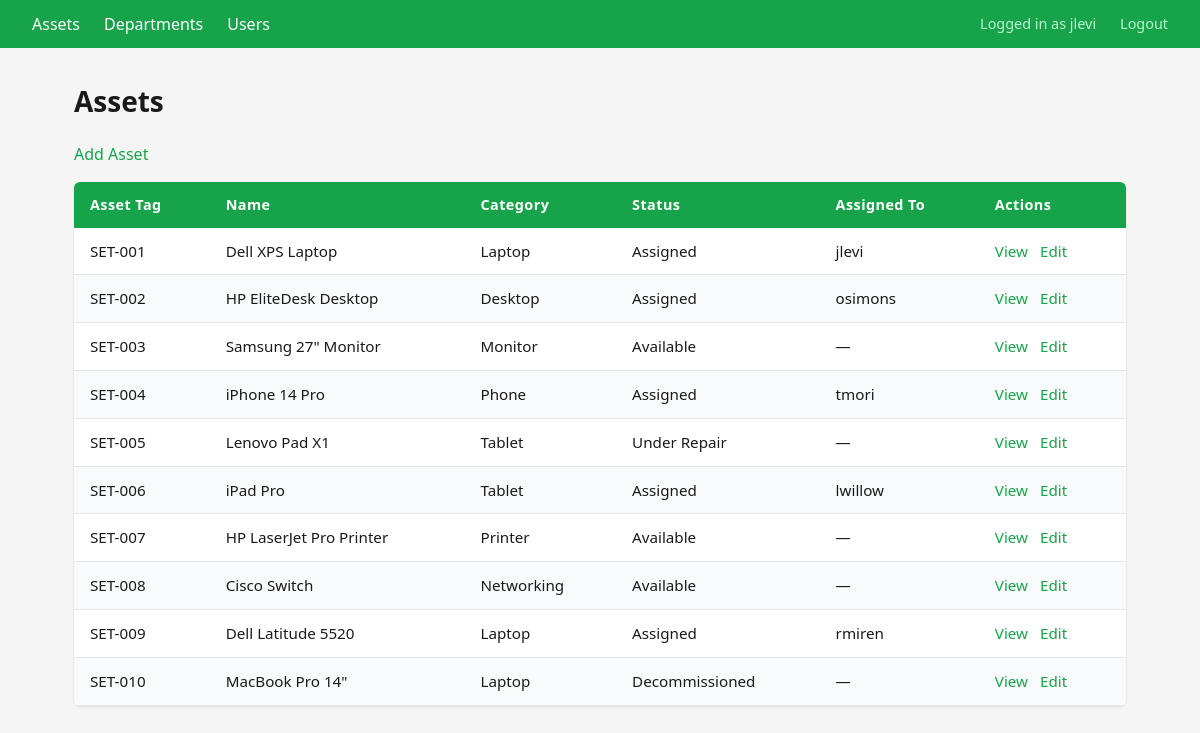
Screenshot of /assets/ (signed in) with the database file from the repository.
### tables this page shows
CREATE TABLE users (
    user_id       INTEGER PRIMARY KEY AUTOINCREMENT,
    username      TEXT NOT NULL UNIQUE,
    email         TEXT NOT NULL UNIQUE,
    password      TEXT NOT NULL,
    role          TEXT NOT NULL DEFAULT 'user' CHECK (role IN ('admin', 'user')),
    department_id INTEGER,                              -- FK to departments.department_id
    created_at    DATETIME DEFAULT CURRENT_TIMESTAMP,

    FOREIGN KEY (department_id) REFERENCES departments(department_id)
        ON DELETE SET NULL  -- If department is deleted, user becomes unassigned
);

CREATE TABLE assets (
    asset_id        INTEGER PRIMARY KEY AUTOINCREMENT,
    asset_tag       TEXT NOT NULL UNIQUE,
    name            TEXT NOT NULL,
    category        TEXT NOT NULL
                    CHECK(category IN (
                        'Laptop', 'Desktop', 'Monitor',
                        'Phone', 'Tablet', 'Printer',
                        'Networking', 'Other'
                    )),
    status          TEXT NOT NULL DEFAULT 'Available'
                    CHECK(status IN (
                        'Available', 'Assigned',
                        'Under Repair', 'Decommissioned'
                    )),
    assigned_to     INTEGER,                            -- FK to users.user_id
    purchase_date   DATE,
    warranty_expiry DATE,
    notes           TEXT,
    created_at      DATETIME DEFAULT CURRENT_TIMESTAMP,

    FOREIGN KEY (assigned_to) REFERENCES users(user_id)
        ON DELETE SET NULL  -- If user is deleted, asset becomes unassigned
);

### controllers/assets.py (the view)
@assets_bp.route('/')
@login_required
def index():
    db = get_db_connection()
    assets = db.execute('''
        SELECT assets.*, users.username AS assigned_username
        FROM assets
        LEFT JOIN users ON assets.assigned_to = users.user_id
        ORDER BY assets.asset_tag
    ''').fetchall()
    db.close()
    return render_template('assets/index.html', assets=assets)

### controllers/auth.py (called while the page is built)
def login_required(view):
    @functools.wraps(view)
    def wrapped_view(**kwargs):
        if 'user_id' not in session:
            return redirect(url_for('auth.login'))
        return view(**kwargs)
    return wrapped_view

### model.py (called while the page is built)
def get_db_connection():
    connection = sqlite3.connect(DATABASE)
    connection.row_factory = sqlite3.Row
    connection.execute("PRAGMA foreign_keys = ON")
    return connection

### templates/assets/index.html (shortened to what this page needs)
{% extends 'standard.html' %}
{% block content %}
<h1>Assets</h1>
<a href="{{ url_for('assets.add') }}">Add Asset</a>
<table>
    <thead>
        <tr>
            <th>Asset Tag</th>
            <th>Name</th>
            <th>Category</th>
            <th>Status</th>
            <th>Assigned To</th>
            <th>Actions</th>
        </tr>
    </thead>
    <tbody>
        {% for asset in assets %}
        <tr>
            <td>{{ asset['asset_tag'] }}</td>
            <td>{{ asset['name'] }}</td>
            <td>{{ asset['category'] }}</td>
            <td>{{ asset['status'] }}</td>
            <td>{{ asset['assigned_username'] or '—' }}</td>
            <td>
                <a href="{{ url_for('assets.view', asset_id=asset['asset_id']) }}">View</a>
                <a href="{{ url_for('assets.edit', asset_id=asset['asset_id']) }}">Edit</a>
            </td>
        </tr>
        {% endfor %}
    </tbody>
</table>
{% endblock %}

### templates/standard.html (shortened to what this page needs)
<!DOCTYPE html>
<html lang="en">
<head>
    <link rel="stylesheet" href="{{ url_for('static', filename='style.css') }}">
</head>
<body>
    {% if session.get('user_id') %}
    <nav>
        <a href="{{ url_for('assets.index') }}">Assets</a>
        <a href="{{ url_for('departments.index') }}">Departments</a>
        <a href="{{ url_for('users.index') }}">Users</a>
        <span>Logged in as {{ session.get('username') }}</span>
        <a href="{{ url_for('auth.logout') }}">Logout</a>
    </nav>
    {% endif %}
    <main>
        {% block content %}{% endblock %}
    </main>
</body>
</html>

### static/style.css (style rules this page uses)
*, *::before, *::after { box-sizing: border-box; margin: 0; padding: 0; }
body { font-family: system-ui, -apple-system, sans-serif; font-size: 16px; line-height: 1.5; color: #1a1a1a; background-color: #f5f5f5; }
nav { background-color: #16a34a; padding: 0.75rem 2rem; display: flex; align-items: center; gap: 1.5rem; }
nav a { color: #ffffff; text-decoration: none; font-weight: 500; }
nav span { margin-left: auto; color: #bbf7d0; font-size: 0.9rem; }
nav span + a { color: #bbf7d0; font-size: 0.9rem; }
main { max-width: 1100px; margin: 2rem auto; padding: 0 1.5rem; }
h1 { font-size: 1.75rem; font-weight: 700; margin-bottom: 1.25rem; color: #1a1a1a; }
table { width: 100%; border-collapse: collapse; background-color: #ffffff; border-radius: 6px; overflow: hidden; box-shadow: 0 1px 3px rgba(0, 0, 0, 0.1); margin-bottom: 1.5rem; }
thead { background-color: #16a34a; color: #ffffff; }
thead th { padding: 0.75rem 1rem; text-align: left; font-weight: 600; font-size: 0.9rem; letter-spacing: 0.03em; }
tbody tr { border-bottom: 1px solid #e5e7eb; }
tbody tr:nth-child(even) { background-color: #f9fafb; }
tbody td { padding: 0.75rem 1rem; font-size: 0.95rem; }
a { color: #16a34a; text-decoration: none; }
td a { margin-right: 0.5rem; font-weight: 500; }
main > a { display: inline-block; margin-bottom: 1rem; font-weight: 500; }

### rows the page displays
users: get "jlevi"
assets: asset_tag "SET-001", name "Dell XPS Laptop", category "Laptop", status "Assigned", username "jlevi"
assets: asset_tag "SET-002", name "HP EliteDesk Desktop", category "Desktop", status "Assigned", username "osimons"
assets: asset_tag "SET-003", name "Samsung 27\" Monitor", category "Monitor", status "Available", asset "—"
assets: asset_tag "SET-004", name "iPhone 14 Pro", category "Phone", status "Assigned", username "tmori"
assets: asset_tag "SET-005", name "Lenovo Pad X1", category "Tablet", status "Under Repair", asset "—"
assets: asset_tag "SET-006", name "iPad Pro", category "Tablet", status "Assigned", username "lwillow"
assets: asset_tag "SET-007", name "HP LaserJet Pro Printer", category "Printer", status "Available", asset "—"
assets: asset_tag "SET-008", name "Cisco Switch", category "Networking", status "Available", asset "—"
assets: asset_tag "SET-009", name "Dell Latitude 5520", category "Laptop", status "Assigned", username "rmiren"
assets: asset_tag "SET-010", name "MacBook Pro 14\"", category "Laptop", status "Decommissioned", asset "—"
